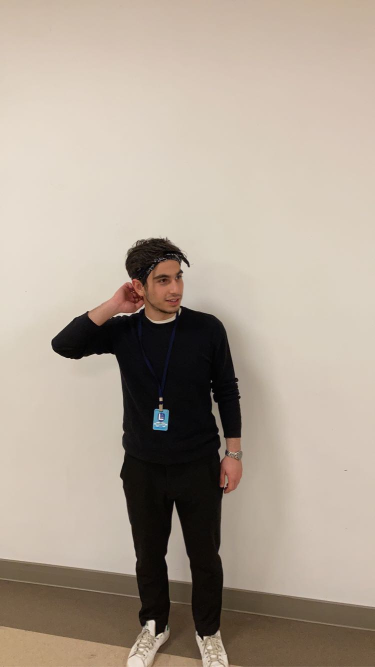
#> input picture 007-vesikalık_donusturucu/images/IMG_4089.JPG, 750 x 1334 px, found by its file name (shown at 1/2 size)
$ python main.py
#> lines starting #> are read from the running program, lines starting #| are printed output that depends on the picture
import cv2

def vesikalik_boyutlandir(foto_path):
    # Fotoğrafı oku
    foto = cv2.imread(foto_path)
#> foto is the input picture: shape (1334, 750, 3); mean B, G, R 147.8, 161.7, 174.5

    # Vesikalık boyutları
    vesikalik_genislik = 240  # cm cinsinden
    vesikalik_yukseklik = 320  # cm cinsinden

    # Fotoğrafın orijinal boyutları
    orijinal_genislik = foto.shape[1]
#> orijinal_genislik = 750
    orijinal_yukseklik = foto.shape[0]
#> orijinal_yukseklik = 1334

    # Vesikalık boyutlarına orantılı olarak yeniden boyutlandırma
    oran = max(vesikalik_genislik / orijinal_genislik, vesikalik_yukseklik / orijinal_yukseklik)
#> oran = 0.32
    yeni_genislik = int(orijinal_genislik * oran)
#> yeni_genislik = 240
    yeni_yukseklik = int(orijinal_yukseklik * oran)
#> yeni_yukseklik = 426
    yeniden_boyutlandirilmis = cv2.resize(foto, (yeni_genislik, yeni_yukseklik))
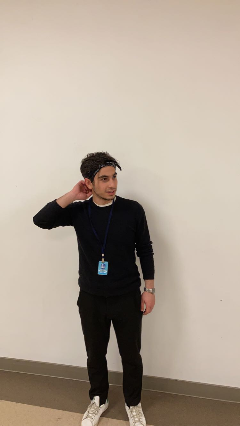
#> yeniden_boyutlandirilmis: shape (426, 240, 3); mean B, G, R 147.7, 161.6, 174.5

    # Vesikalık boyutunda kırpma
    sol_bosluk = int((yeni_genislik - vesikalik_genislik) / 2)
#> sol_bosluk = 0
    ust_bosluk = int((yeni_yukseklik - vesikalik_yukseklik) / 2)
#> ust_bosluk = 53
    vesikalik_foto = yeniden_boyutlandirilmis[ust_bosluk:ust_bosluk+int(vesikalik_yukseklik),
                                              sol_bosluk:sol_bosluk+int(vesikalik_genislik)]
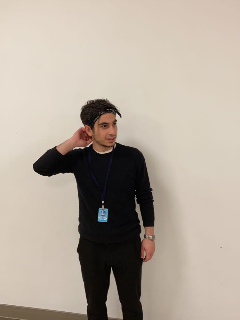
#> vesikalik_foto: shape (320, 240, 3); mean B, G, R 155, 167.4, 178.6

    return vesikalik_foto

# Kullanım örneği
foto_yolu = "C:\\Users\\Semih\\PycharmProjects\\fotodonusturme\\images\\IMG_4089.JPG"  # Dönüştürmek istediğiniz fotoğrafın yolunu buraya girin
vesikalik_foto = vesikalik_boyutlandir(foto_yolu)
cv2.imwrite("vesikalik_foto.jpg", vesikalik_foto)
